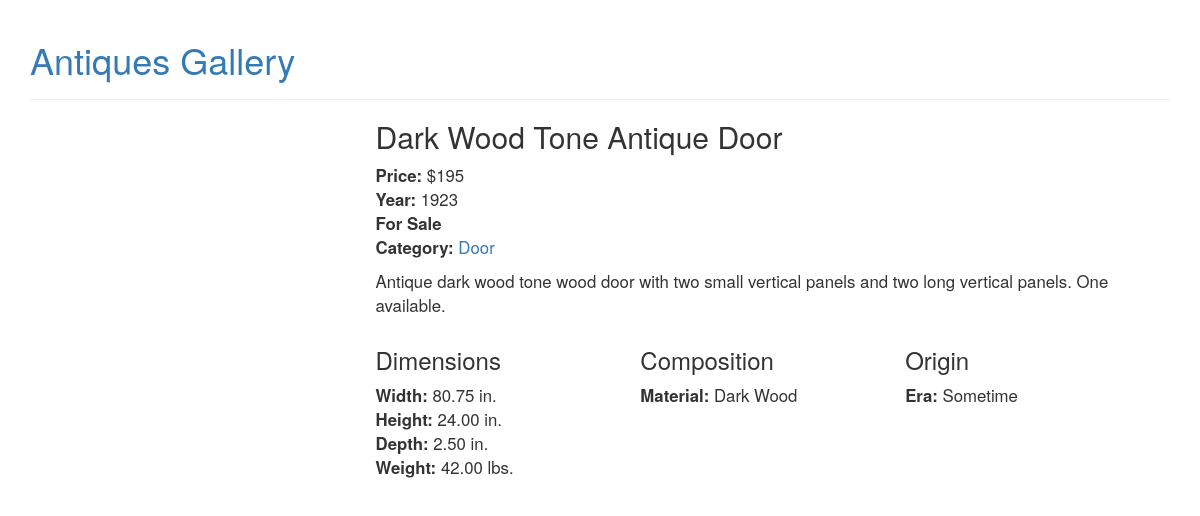
Before: /item.php?itemID=3 with the older database file.
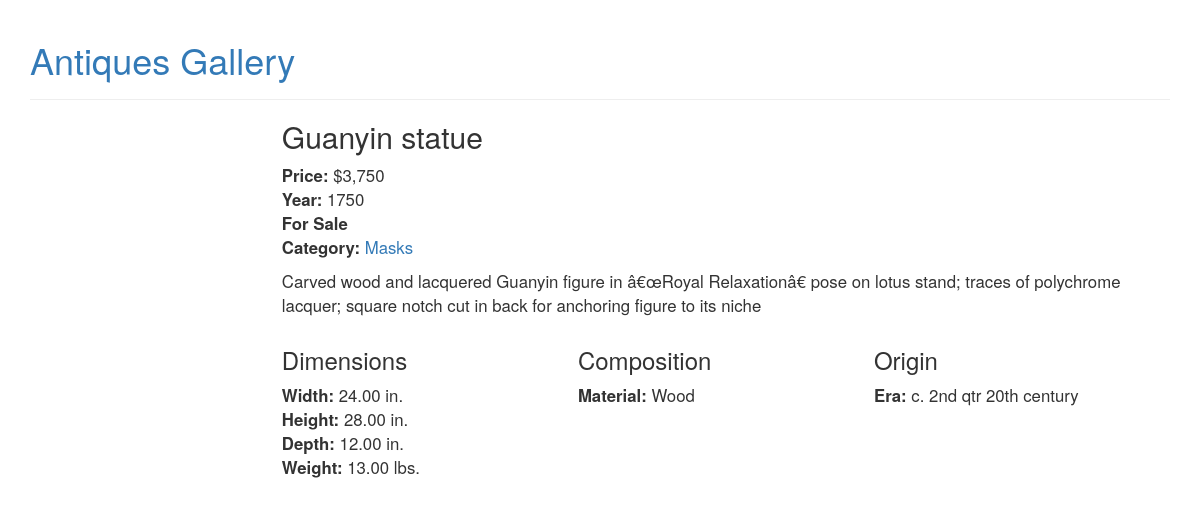
After: the same page with the newer database file.
### tables this page shows
CREATE TABLE IF NOT EXISTS `items` (
  `itemID` int(11) NOT NULL,
  `title` varchar(255) NOT NULL,
  `isAvailable` int(11) NOT NULL,
  `description` text NOT NULL,
  `price` decimal(11,2) NOT NULL,
  `year` int(11) NOT NULL,
  `categoryID` int(11) NOT NULL,
  `compositionID` int(11) NOT NULL,
  `originID` int(11) NOT NULL,
  `mainImageID` int(11) NOT NULL
);

CREATE TABLE IF NOT EXISTS `categories` (
  `categoryID` int(11) NOT NULL,
  `categoryName` varchar(255) NOT NULL
);

CREATE TABLE IF NOT EXISTS `dimensions` (
  `itemID` int(11) NOT NULL,
  `width` decimal(11,2) NOT NULL,
  `height` decimal(11,2) NOT NULL,
  `depth` decimal(11,2) NOT NULL,
  `weight` decimal(11,2) NOT NULL,
  `dimensionsDesc` text NOT NULL
);

CREATE TABLE IF NOT EXISTS `compositions` (
  `compositionID` int(11) NOT NULL,
  `materialName` varchar(255) NOT NULL
);

CREATE TABLE IF NOT EXISTS `origins` (
  `originID` int(11) NOT NULL,
  `place` varchar(255) NOT NULL,
  `era` varchar(255) NOT NULL
);

### item.php (the view, shortened to what this page needs)
<?php
require_once('conn/connAntiques.php');
$itemID = intval($_GET['itemID']);
$query = "
  SELECT * FROM items
  LEFT JOIN dimensions ON items.itemID=dimensions.itemID
  LEFT JOIN compositions ON items.compositionID=compositions.compositionID
  LEFT JOIN origins ON items.originID=origins.originID
  LEFT JOIN categories ON items.categoryID=categories.categoryID
  WHERE items.itemID=$itemID";
$result = mysqli_query($conn, $query);
$item = mysqli_fetch_array($result);
?><!DOCTYPE html>
<html lang="en-us">
<head>
    <link href="css/item.css" rel="stylesheet">
  <link rel="stylesheet" href="https://maxcdn.bootstrapcdn.com/bootstrap/3.3.7/css/bootstrap.min.css">
  <link rel="stylesheet" href="https://maxcdn.bootstrapcdn.com/bootstrap/3.3.7/css/bootstrap-theme.min.css">
</head>
<body>
  <div id="container" class="container">
    <header class="page-header">
      <h1><a href="index.php">Antiques Gallery</a></h1>
    </header>
    <article id="item-container">
      <?php if ($item): ?>
      <aside id="item-slideshow" class="slideshow">
      </aside>
      <main>
        <h2><?= $item['title']; ?></h2>
		  <p class="attributes">
		  	<strong>Price: </strong><span>$<?= number_format($item['price']); ?></span>
			  <br>
			<strong>Year: </strong><span><?= $item['year']; ?></span>
			  <br>
			<strong><?= $item['isAvailable'] == 1 ? 'For Sale' : 'Sold'; ?></strong>
			  <br>
			<strong>Category: </strong><a href="category.php?categoryID=<?= $item['categoryID']; ?>"><?= $item['categoryName']; ?></a>
		  </p>
		  <p class="description"><?= nl2br(htmlspecialchars($item['description'])); ?></p>
		  <div class="item-info">
			  <h3>Dimensions</h3>
			  <p class="dimensions">
				<strong>Width: </strong><span><?= $item['width']; ?> in.</span>
				  <br>
				<strong>Height: </strong><span><?= $item['height']; ?> in.</span>
				  <br>
				<strong>Depth: </strong><span><?= $item['depth']; ?> in.</span>
				  <br>
				<strong>Weight: </strong><span><?= $item['weight']; ?> lbs.</span>
			  </p>
			  <h3>Composition</h3>
			  <p class="composition">
				  <strong>Material: </strong><span><?= $item['materialName']; ?></span>
			  </p>
			  <h3>Origin</h3>
			  <p class="origin">
			  	  <strong>Era: </strong><span><?= $item['era']; ?></span>
			  </p>
		  </div>
      </main>
      <?php else:  ?>
		<?php if(!$result) echo mysqli_error($conn).'<br>'; ?>
      		<p>Item with ID <?= $itemID; ?> was not found.</p>
        <?php endif;  ?>
    </article>
  </div>
</body>
</html>

### css/item.css (style rules this page uses)
#item-container { display: flex; font-size: 1.2em; }
#item-container > aside { flex: 1 1 300px; }
#item-container > main { flex: 1 1 auto; padding-left: 3em; }
#item-container h2 { margin-top: 0; }
#item-container .description { margin-top: 2em 0; }
.item-info { display: grid; grid-template-columns: repeat(3, 3fr); grid-template-rows: repeat(2, minmax(2em, max-content)); grid-auto-flow: column; }

Changed rows visible on the page:
changed items: title "Dark Wood Tone Antique Door" → "Guanyin statue"; price "195" → "3,750"; year "1923" → "1750"; categoryID.categoryName "Door" → "Masks"; description "Antique dark wood tone wood door with two small vertical panels and two long vertical panels. One available." → "Carved wood and lacquered Guanyin figure in â€œRoyal Relaxationâ€ pose on lotus stand; traces of polychrome lacquer; square notch cut in back for anchoring figure to its niche"; dimensions.width "80.75" → "24.00"; dimensions.height "24.00" → "28.00"; dimensions.depth "2.50" → "12.00"; dimensions.weight "42.00" → "13.00"; compositionID.materialName "Dark Wood" → "Wood"; originID.era "Sometime" → "c. 2nd qtr 20th century"
